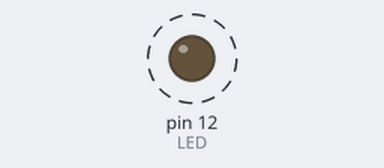
This sketch was run on a simulated Arduino Uno, built with avr-gcc and run on an emulated ATmega328P. On the bench: output pins drawn as LEDs (lit = HIGH). Dashed ring = blinking.

Above: at 0.5 s.
Timing chart, 0 to 3.5 s (numbered marks = the images above):
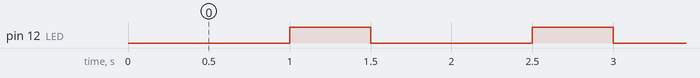

The sketch:

LED-one.ino
```cpp
//Define variables
int LED =  12; //pin 12 on the arduino
void setup() {
    //initialize the arduino
    pinMode(LED, OUTPUT);
    digitalWrite(LED, LOW); //LOW is the same as Ground or zero volts. HIGH equals whatever voltage output the assigned pin outputs.
}

void loop() {
    //code here will run repeatedly until the arduino is turned off or new code is uploaded
    digitalWrite(LED, LOW);
    delay(1000);
    digitalWrite(LED, HIGH);
    delay(500); //should make LED blink at a set interval.
}
```

Measured:
- by itself, pin 12 (LED): alternates HIGH for 0.50 s and LOW for 1.0 s
